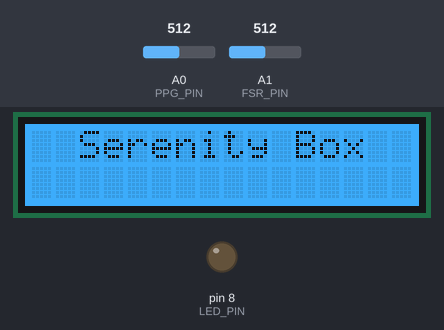
The sketch below on a simulated Arduino Uno, built with avr-gcc and run on an emulated ATmega328P. On the bench: 16×2 character LCD, output pins drawn as LEDs (lit = HIGH). The test bench sets the inputs (shaded band); at power-on: A0 (PPG_PIN) = 512, A1 (FSR_PIN) = 512. What the sketch prints to the serial monitor is not drawn.

Above: at 0.1 s.
At 2.2 s:
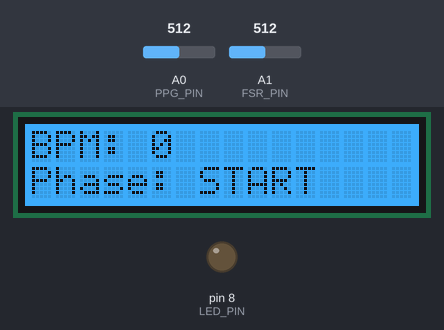
At 14.2 s:
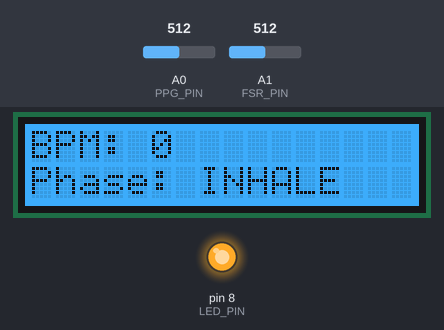
At 37.3 s:
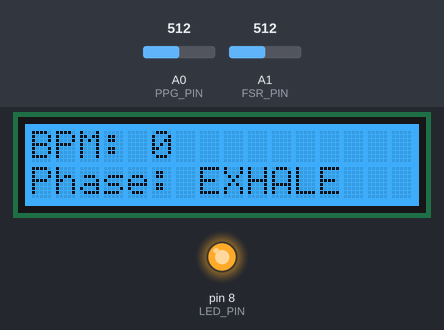
Timing chart, 0 to 40.0 s (numbered marks = the images above):
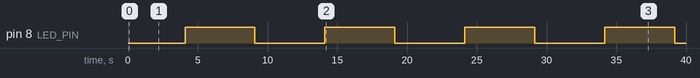

Measured:
- by itself, pin 8 (LED_PIN): alternates HIGH for 5.0 s and LOW for 5.0 s
- what the display in image 1 shows lasts 4.0 s, from 2.1 s to 6.1 s

The sketch:

serenity_box.ino
```cpp
#include <Wire.h>
#include "rgb_lcd.h"

rgb_lcd lcd;

// --- PINES ---
#define PPG_PIN A0
#define FSR_PIN A1
#define LED_PIN 8

// --- UMBRAL Y DETECCION DE PULSO ---
int threshold     = 520;
bool beat_detected = false;
unsigned long last_beat_time = 0;
float bpm_actual  = 0;

// --- FASES DE RESPIRACION ---
unsigned long phase_start    = 0;
int phase                    = 0;
int duration_breath          = 4000;
int duration_pause           = 1000;
String nombreFase            = "START     ";

// --- REFRESCO INTELIGENTE DE LCD ---
String fase_mostrada = "";
int    bpm_mostrado  = -1;

// --- ENVIO CONTINUO AL SERIAL ---
// Mandamos datos cada INTERVALO_SERIAL ms aunque no haya latido nuevo.
// Asi Python siempre tiene datos frescos del sensor PPG y FSR.
unsigned long ultimo_envio_serial = 0;
const unsigned long INTERVALO_SERIAL = 1000; // 50ms = 20 envios por segundo

void setup() {
  Serial.begin(115200);
  pinMode(LED_PIN, OUTPUT);

  lcd.begin(16, 2);
  lcd.setRGB(0, 150, 255);
  lcd.print("  Serenity Box  ");
  delay(2000);
  lcd.clear();

  phase_start = millis();
}

void loop() {
  unsigned long current_time = millis();

  // --- 1. CONTROL LED Y FASES DE RESPIRACION ---
  unsigned long elapsed      = current_time - phase_start;
  int current_target         = (phase == 0 || phase == 2) ? duration_breath : duration_pause;

  if (elapsed > current_target) {
    phase       = (phase + 1) % 4;
    phase_start = current_time;

    if      (phase == 0) nombreFase = "INHALE    ";
    else if (phase == 1) nombreFase = "HOLD      ";
    else if (phase == 2) nombreFase = "EXHALE    ";
    else if (phase == 3) nombreFase = "HOLD      ";
  }

  // Brillo del LED suave
  float progress = (float)(current_time - phase_start) / current_target;
  int brightness = 0;
  if      (phase == 0) brightness = (int)(progress * 255);
  else if (phase == 1) brightness = 255;
  else if (phase == 2) brightness = (int)((1.0 - progress) * 255);
  else if (phase == 3) brightness = 0;
  analogWrite(LED_PIN, brightness);

  // --- 2. DETECCION DE LATIDO (solo actualiza bpm_actual) ---
  int ppg = analogRead(PPG_PIN);

  if (ppg > threshold && !beat_detected) {
    unsigned long duration = current_time - last_beat_time;
    if (duration > 300 && duration < 1500) {
      // Latido valido: actualizamos BPM
      bpm_actual = 60000.0 / duration;
    }
    last_beat_time = current_time;
    beat_detected  = true;
  }
  if (ppg < (threshold - 10)) {
    beat_detected = false;
  }

  // --- 3. ENVIO CONTINUO AL SERIAL ---
  // Se ejecuta cada INTERVALO_SERIAL ms INDEPENDIENTEMENTE de si hubo latido.
  // Formato: bpm,fsr,fase,ppg_raw
  // El campo ppg_raw permite a Python ver la senal cruda del sensor
  // y detectar si el sensor esta bien colocado.
  if (current_time - ultimo_envio_serial >= INTERVALO_SERIAL) {
    int rawFSR = analogRead(FSR_PIN);

    String faseSerial = nombreFase;
    faseSerial.trim();

    Serial.print(bpm_actual, 1);   // BPM con 1 decimal
    Serial.print(",");
    Serial.print(rawFSR);          // Valor bruto del sensor de respiracion
    Serial.print(",");
    Serial.println(faseSerial);      // Fase actual de respiracion
    //Serial.print(",");
    //Serial.println(ppg);           // Valor bruto del PPG (util para depurar)

    ultimo_envio_serial = current_time;
  }

  // --- 4. REFRESCO INTELIGENTE DE LCD ---
  if (nombreFase != fase_mostrada) {
    lcd.setCursor(0, 1);
    lcd.print("Phase: ");
    lcd.print(nombreFase);
    fase_mostrada = nombreFase;
  }

  if ((int)bpm_actual != bpm_mostrado) {
    lcd.setCursor(0, 0);
    lcd.print("BPM: ");
    lcd.print((int)bpm_actual);
    lcd.print("    ");
    bpm_mostrado = (int)bpm_actual;
  }

  delay(20);
}
```
